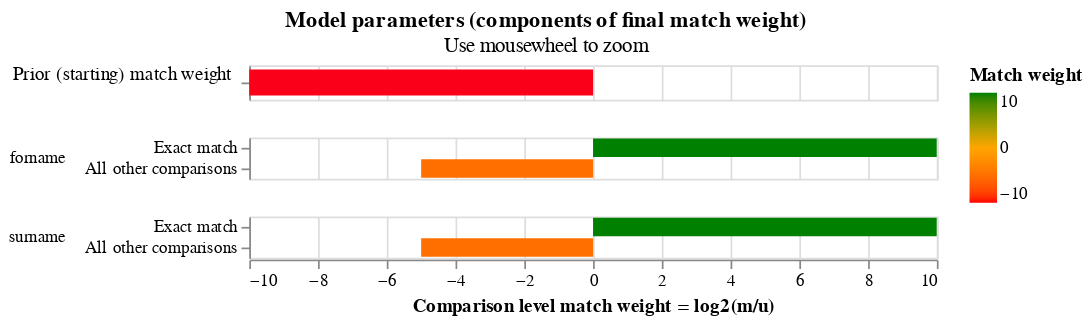

The notebook cell this image was saved under:
### Code cell
linker.match_weights_chart()

### Figure 1 — Vega-Lite specification as saved in the notebook (floating-point values rounded to 4 significant figures)
{"$schema": "https://vega.github.io/schema/vega-lite/v5.2.json", "config": {"header": {"title": null}, "mark": {"tooltip": null}, "title": {"anchor": "middle"}, "view": {"height": 60, "width": 400}}, "data": {"values": [{"bayes_factor": 0.0001, "bayes_factor_description": "The probability that two random records drawn at random match is 0.000 or one in  10,000.0 records.This is equivalent to a starting match weight of -13.288.", "comparison_name": "probability_two_random_records_match", "comparison_sort_order": -1, "comparison_vector_value": 0, "has_tf_adjustments": false, "is_null_level": false, "label_for_charts": "", "log2_bayes_factor": -13.29, "m_probability": null, "m_probability_description": null, "max_comparison_vector_value": 0, "probability_two_random_records_match": 0.0001, "sql_condition": null, "tf_adjustment_column": null, "tf_adjustment_weight": null, "u_probability": null, "u_probability_description": null}, {"bayes_factor": 1024, "bayes_factor_description": "If comparison level is `exact match` then comparison is 1,024.00 times more likely to be a match", "comparison_name": "forname", "comparison_sort_order": 0, "comparison_vector_value": 1, "has_tf_adjustments": false, "is_null_level": false, "label_for_charts": "Exact match", "log2_bayes_factor": 10, "m_probability": 0.95, "m_probability_description": "Amongst matching record comparisons, 95.00% of records are in the exact match comparison level", "max_comparison_vector_value": 1, "probability_two_random_records_match": 0.0001, "sql_condition": "\"forname_l\" = \"forname_r\"", "tf_adjustment_column": null, "tf_adjustment_weight": 1, "u_probability": 0.0009277, "u_probability_description": "Amongst non-matching record comparisons, 0.09% of records are in the exact match comparison level"}, {"bayes_factor": 0.03125, "bayes_factor_description": "If comparison level is `all other comparisons` then comparison is  32.00 times less likely to be a match", "comparison_name": "forname", "comparison_sort_order": 0, "comparison_vector_value": 0, "has_tf_adjustments": false, "is_null_level": false, "label_for_charts": "All other comparisons", "log2_bayes_factor": -5, "m_probability": 0.05, "m_probability_description": "Amongst matching record comparisons, 5.00% of records are in the all other comparisons comparison level", "max_comparison_vector_value": 1, "probability_two_random_records_match": 0.0001, "sql_condition": "ELSE", "tf_adjustment_column": null, "tf_adjustment_weight": 1, "u_probability": 1.6, "u_probability_description": "Amongst non-matching record comparisons, 160.00% of records are in the all other comparisons comparison level"}, {"bayes_factor": 1024, "bayes_factor_description": "If comparison level is `exact match` then comparison is 1,024.00 times more likely to be a match", "comparison_name": "surname", "comparison_sort_order": 1, "comparison_vector_value": 1, "has_tf_adjustments": false, "is_null_level": false, "label_for_charts": "Exact match", "log2_bayes_factor": 10, "m_probability": 0.95, "m_probability_description": "Amongst matching record comparisons, 95.00% of records are in the exact match comparison level", "max_comparison_vector_value": 1, "probability_two_random_records_match": 0.0001, "sql_condition": "\"surname_l\" = \"surname_r\"", "tf_adjustment_column": null, "tf_adjustment_weight": 1, "u_probability": 0.0009277, "u_probability_description": "Amongst non-matching record comparisons, 0.09% of records are in the exact match comparison level"}, {"bayes_factor": 0.03125, "bayes_factor_description": "If comparison level is `all other comparisons` then comparison is  32.00 times less likely to be a match", "comparison_name": "surname", "comparison_sort_order": 1, "comparison_vector_value": 0, "has_tf_adjustments": false, "is_null_level": false, "label_for_charts": "All other comparisons", "log2_bayes_factor": -5, "m_probability": 0.05, "m_probability_description": "Amongst matching record comparisons, 5.00% of records are in the all other comparisons comparison level", "max_comparison_vector_value": 1, "probability_two_random_records_match": 0.0001, "sql_condition": "ELSE", "tf_adjustment_column": null, "tf_adjustment_weight": 1, "u_probability": 1.6, "u_probability_description": "Amongst non-matching record comparisons, 160.00% of records are in the all other comparisons comparison level"}]}, "resolve": {"axis": {"y": "independent"}, "scale": {"y": "independent"}}, "selection": {"zoom_selector": {"bind": "scales", "encodings": ["x"], "type": "interval"}}, "title": {"subtitle": "Use mousewheel to zoom", "text": "Model parameters (components of final match weight)"}, "vconcat": [{"encoding": {"color": {"field": "log2_bayes_factor", "scale": {"domain": [-10, 0, 10], "range": ["red", "orange", "green"]}, "title": "Match weight", "type": "quantitative"}, "tooltip": [{"field": "comparison_name", "title": "Comparison name", "type": "nominal"}, {"field": "probability_two_random_records_match", "format": ".4f", "title": "Probability two random records match", "type": "nominal"}, {"field": "log2_bayes_factor", "format": ",.4f", "title": "Equivalent match weight", "type": "quantitative"}, {"field": "bayes_factor_description", "title": "Match weight description", "type": "nominal"}], "x": {"axis": {"domain": false, "labels": false, "ticks": false, "title": ""}, "field": "log2_bayes_factor", "scale": {"domain": [-10, 10]}, "type": "quantitative"}, "y": {"axis": {"title": "Prior (starting) match weight", "titleAlign": "right", "titleAngle": 0, "titleFontWeight": "normal"}, "field": "label_for_charts", "sort": {"field": "comparison_vector_value", "order": "descending"}, "type": "nominal"}}, "height": 20, "mark": {"clip": true, "height": 15, "type": "bar"}, "selection": {"zoom_selector": {"bind": "scales", "encodings": ["x"], "type": "interval"}}, "transform": [{"filter": "(datum.comparison_name == 'probability_two_random_records_match')"}]}, {"encoding": {"color": {"field": "log2_bayes_factor", "scale": {"domain": [-10, 0, 10], "range": ["red", "orange", "green"]}, "title": "Match weight", "type": "quantitative"}, "row": {"field": "comparison_name", "header": {"labelAlign": "left", "labelAnchor": "middle", "labelAngle": 0}, "sort": {"field": "comparison_sort_order"}, "type": "nominal"}, "tooltip": [{"field": "comparison_name", "title": "Comparison name", "type": "nominal"}, {"field": "label_for_charts", "title": "Label", "type": "ordinal"}, {"field": "sql_condition", "title": "SQL condition", "type": "nominal"}, {"field": "m_probability", "format": ".4f", "title": "M probability", "type": "quantitative"}, {"field": "u_probability", "format": ".4f", "title": "U probability", "type": "quantitative"}, {"field": "bayes_factor", "format": ",.4f", "title": "Bayes factor = m/u", "type": "quantitative"}, {"field": "log2_bayes_factor", "format": ",.4f", "title": "Match weight = log2(m/u)", "type": "quantitative"}, {"field": "bayes_factor_description", "title": "Match weight description", "type": "nominal"}], "x": {"axis": {"title": "Comparison level match weight = log2(m/u)"}, "field": "log2_bayes_factor", "scale": {"domain": [-10, 10]}, "type": "quantitative"}, "y": {"axis": {"title": null}, "field": "label_for_charts", "sort": {"field": "comparison_vector_value", "order": "descending"}, "type": "nominal"}}, "height": {"step": 12}, "mark": {"clip": true, "type": "bar"}, "resolve": {"axis": {"y": "independent"}, "scale": {"y": "independent"}}, "selection": {"zoom_selector": {"bind": "scales", "encodings": ["x"], "type": "interval"}}, "transform": [{"filter": "(datum.comparison_name != 'probability_two_random_records_match')"}]}]}
